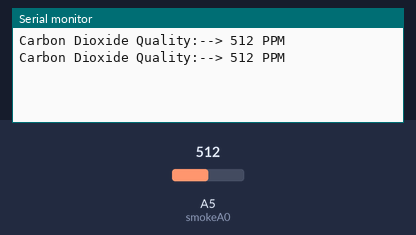
Bench run of a sketch on a simulated Arduino Uno, built with avr-gcc and run on an emulated ATmega328P. On the bench: the last lines printed to the serial monitor. Inputs (shaded band) come from the test bench; at power-on: A5 (smokeA0) = 512.

Above: at 1.8 s.
1.9 s: A5 (smokeA0) set to 390
At 2.8 s:
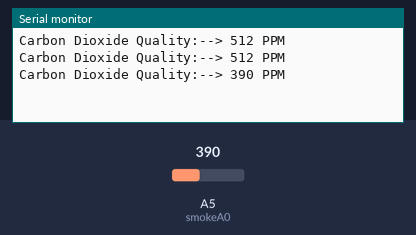
3.4 s: A5 (smokeA0) set to 410
At 4.5 s:
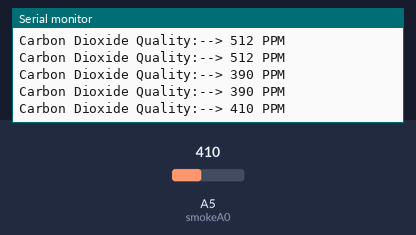
Timing chart, 0 to 6.4 s (numbered marks = the images above; inputs shaded):
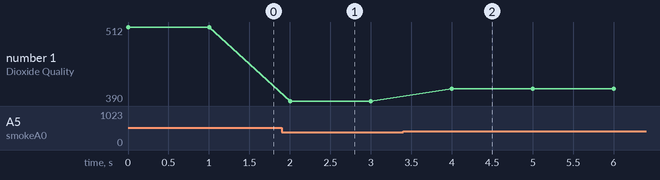

Measured:
- after the input at 1.9 s, the serial monitor: prints a new line after 0.10 s (image 1)
- after the input at 3.4 s, the serial monitor: prints a new line after 0.60 s (image 2)
- plotted number 1: 512 → 390 after the input at 1.9 s, 390 → 410 after the input at 3.4 s

The sketch:

Normal_Smoke_Quality.ino
```cpp
int smokeA0 = A5;
// Your threshold value
int sensorThres = 400;

void setup()
{
  pinMode(smokeA0, INPUT);
  Serial.begin(115200);
}

void loop()
{
  int analogSensor = analogRead(smokeA0);

  Serial.print("Carbon Dioxide Quality:--> ");
  Serial.print(analogSensor);
  Serial.println(" PPM");
  // Checks if it has reached the threshold value
  delay(1000);
}
```
